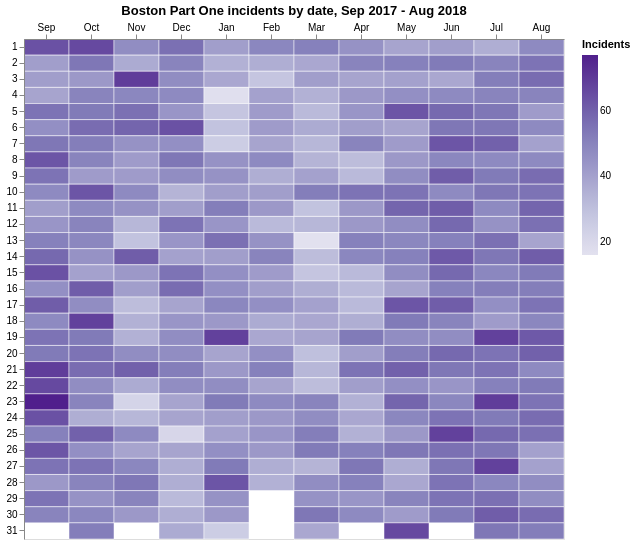

The specification (Vega-Lite) saved for this image:
### Vega-Lite specification from a JSON file in a GitHub repository (floating-point values rounded to 4 significant figures; data arrays with more than 128 entries replaced by an {"elided": "..."} marker saying what was removed)
{"config": {"view": {"continuousWidth": 300, "continuousHeight": 300}}, "data": {"name": "data-1d4c55558199ed0717b802c249ef9093"}, "mark": {"type": "rect", "stroke": "white", "strokeWidth": 0.5}, "encoding": {"color": {"field": "incidents", "legend": {"title": "Incidents"}, "scale": {"scheme": "purples"}, "type": "quantitative"}, "tooltip": [{"field": "label", "title": "Date", "type": "nominal"}, {"field": "incidents", "title": "Incidents", "type": "quantitative"}], "x": {"axis": {"labelAngle": 0, "orient": "top"}, "field": "month", "sort": ["Sep", "Oct", "Nov", "Dec", "Jan", "Feb", "Mar", "Apr", "May", "Jun", "Jul", "Aug"], "title": null, "type": "ordinal"}, "y": {"field": "day", "title": null, "type": "ordinal"}}, "height": 500, "params": [{"name": "crime_type", "bind": {"input": "select", "options": ["All", "Aggravated Assault", "Auto Theft", "Commercial Burglary", "Homicide", "Larceny", "Larceny From Motor Vehicle", "Other Burglary", "Residential Burglary", "Robbery"], "name": "Crime type: "}, "value": "All"}], "title": "Boston Part One incidents by date, Sep 2017 - Aug 2018", "transform": [{"filter": "(datum.type === crime_type)"}], "width": 540, "$schema": "https://vega.github.io/schema/vega-lite/v6.4.1.json", "datasets": {"data-1d4c55558199ed0717b802c249ef9093": {"elided": "3650 records"}}}
